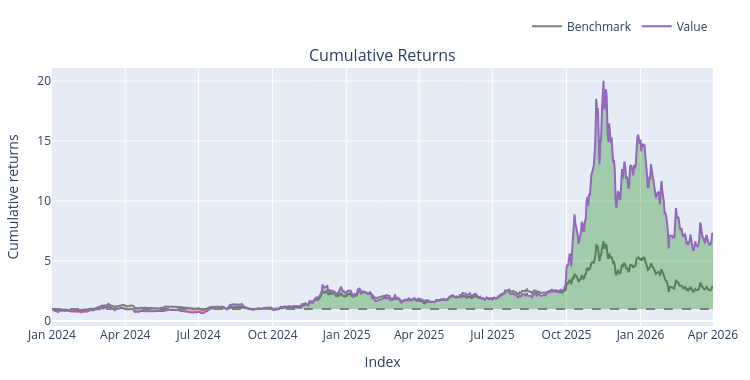

The cell this chart's notebook holds for it:
### Code cell
portfolio.plot(silence_warnings=True).show()

### Figure 1 — Plotly figure (JSON) as saved in the notebook; plotly's stock layout.template omitted (floating-point values rounded to 4 significant figures; data arrays with more than 128 entries replaced by an {"elided": "..."} marker saying what was removed)
{"data": [{"legendgroup": "0", "line": {"color": "#7f7f7f"}, "name": "Benchmark", "showlegend": true, "type": "scatter", "uid": "6f2e2fe5-aaa1-4873-8bad-38d5084b4265", "x": {"elided": "822 str values"}, "xaxis": "x", "y": {"elided": "822 float values"}, "yaxis": "y"}, {"hoverinfo": "skip", "legendgroup": "1", "line": {"color": "rgba(0, 0, 0, 0)", "width": 0}, "opacity": 0, "showlegend": false, "type": "scatter", "uid": "56135da9-124e-42d1-951d-9e6d2eccd79f", "x": {"elided": "822 str values"}, "xaxis": "x", "y": {"elided": "822 int values"}, "yaxis": "y"}, {"connectgaps": false, "fill": "tonexty", "fillcolor": "rgba(0, 128, 0, 0.3)", "hoverinfo": "skip", "legendgroup": "1", "line": {"color": "rgba(0, 0, 0, 0)", "width": 0}, "opacity": 0, "showlegend": false, "type": "scatter", "uid": "a8291df6-2efe-4f74-b0a7-a50c58a4bb73", "x": {"elided": "822 str values"}, "xaxis": "x", "y": {"elided": "822 float values"}, "yaxis": "y"}, {"hoverinfo": "skip", "legendgroup": "1", "line": {"color": "rgba(0, 0, 0, 0)", "width": 0}, "opacity": 0, "showlegend": false, "type": "scatter", "uid": "ce2a0748-4290-4bb4-a1f9-45991e5a4b36", "x": {"elided": "822 str values"}, "xaxis": "x", "y": {"elided": "822 int values"}, "yaxis": "y"}, {"connectgaps": false, "fill": "tonexty", "fillcolor": "rgba(255, 0, 0, 0.3)", "hoverinfo": "skip", "legendgroup": "1", "line": {"color": "rgba(0, 0, 0, 0)", "width": 0}, "opacity": 0, "showlegend": false, "type": "scatter", "uid": "7b2bfd95-0da8-41b0-82a5-dda817f33f56", "x": {"elided": "822 str values"}, "xaxis": "x", "y": {"elided": "822 float values"}, "yaxis": "y"}, {"legendgroup": "2", "line": {"color": "#9467bd"}, "name": "Value", "showlegend": true, "type": "scatter", "uid": "c8d7384d-ae54-4cbd-8a15-84504d907292", "x": {"elided": "822 str values"}, "xaxis": "x", "y": {"elided": "822 float values"}, "yaxis": "y"}, {"hoverinfo": "skip", "legendgroup": "1", "line": {"color": "rgba(0, 0, 0, 0)", "width": 0}, "opacity": 0, "showlegend": false, "type": "scatter", "uid": "2c152352-61f0-4053-a3dd-bdf6732d7463", "x": {"elided": "822 str values"}, "xaxis": "x", "y": {"elided": "822 int values"}, "yaxis": "y"}], "layout": {"annotations": [{"font": {"size": 16}, "showarrow": false, "text": "Cumulative Returns", "x": 0.5, "xanchor": "center", "xref": "paper", "y": 1, "yanchor": "bottom", "yref": "paper"}], "height": 380, "legend": {"orientation": "h", "traceorder": "normal", "x": 1, "xanchor": "right", "y": 1.105, "yanchor": "bottom"}, "margin": {"b": 30, "l": 30, "r": 30, "t": 30}, "shapes": [{"line": {"color": "gray", "dash": "dash"}, "type": "line", "x0": 0, "x1": 1, "xref": "paper", "y0": 1, "y1": 1, "yref": "y"}], "showlegend": true, "width": 750, "xaxis": {"anchor": "y", "domain": [0, 1], "title": {"text": "Index"}}, "yaxis": {"anchor": "x", "domain": [0, 1], "title": {"text": "Cumulative returns"}}}}
